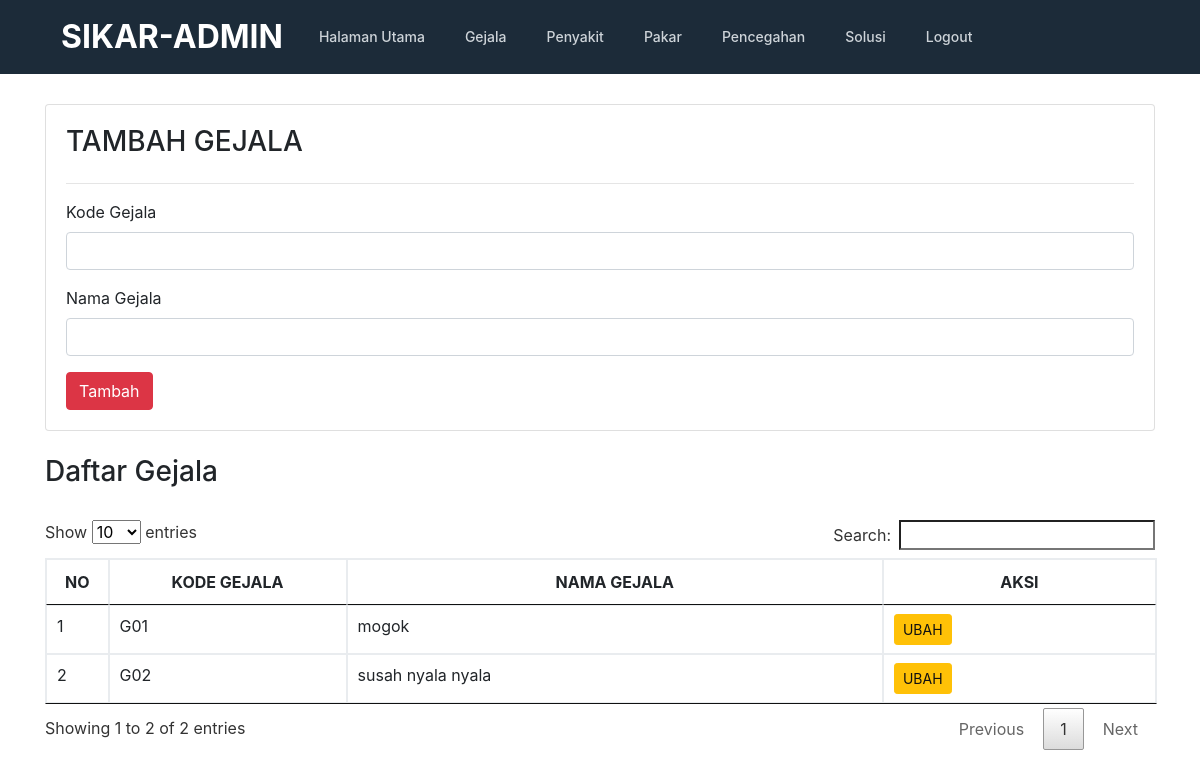
Page /admin/gejala.php on the earlier database version.
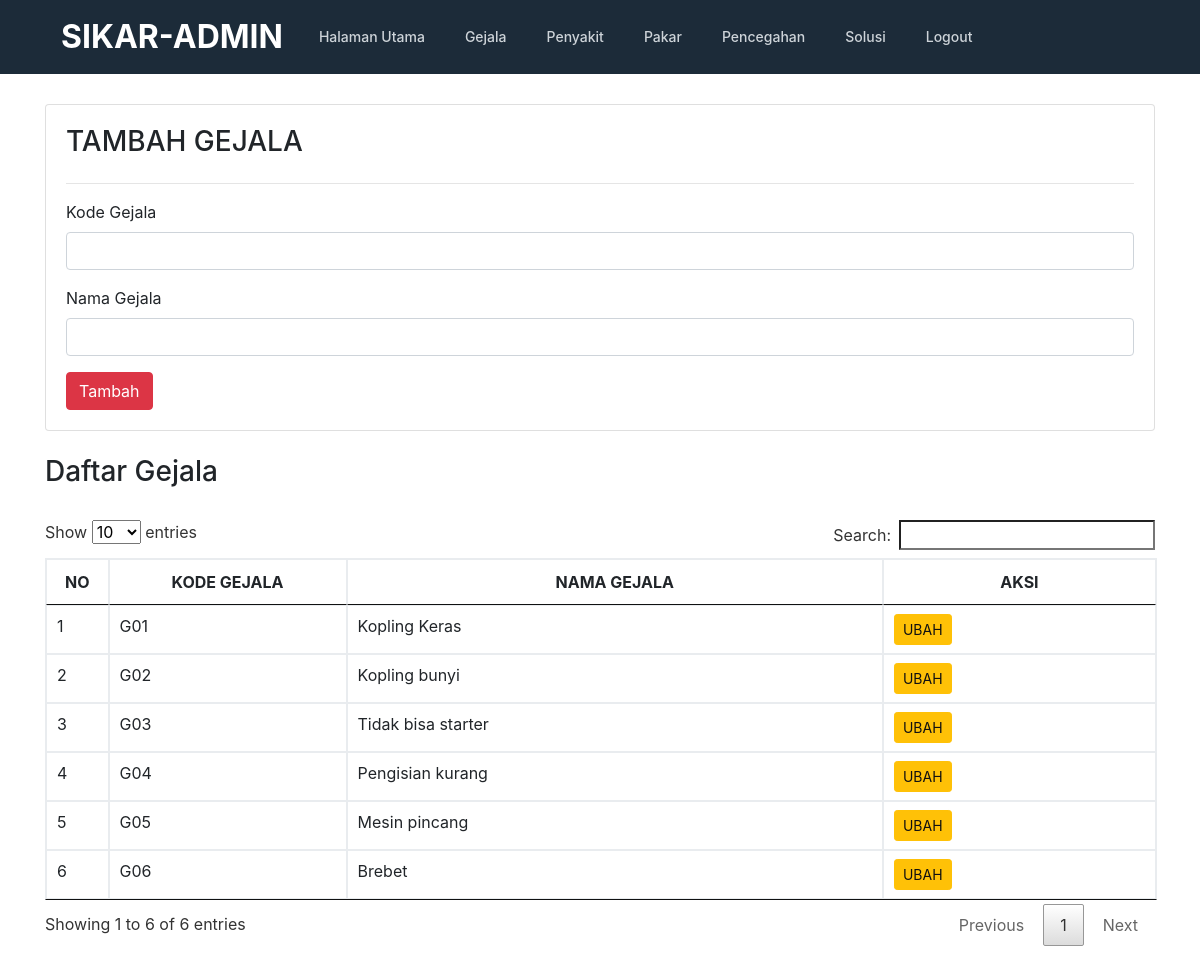
Same page on the later database version.
### tables this page shows
CREATE TABLE `gejala` (
  `kd_gejala` varchar(10) NOT NULL,
  `gejala` text NOT NULL
);

### admin/gejala.php (the view, shortened to what this page needs)
<!doctype html>
<html lang="en">
  <head>
    <link href="../css/bootstrap.min.css" rel="stylesheet">
    <link href="../css/style.css" rel="stylesheet">
    <link href="../css/jquery.dataTables.min.css" rel="stylesheet"/>
  </head>
  <body>
    <?php include "header.php"; ?>
    <section>
      <div class="container">
        <div class="card" style="padding:20px">
            <h3>TAMBAH GEJALA</h3>
            <hr/>
            <form action="prosestambahgejala.php" method="POST">
                <div class="form-group">
                    <label>Kode Gejala</label>
                    <input type="text" name="kd_gejala" class="form-control" />
                </div>
                <div class="form-group">
                    <label>Nama Gejala</label>
                    <input type="text" name="gejala" class="form-control" />
                </div>
                <button type="submit" class="btn btn-md btn-danger">Tambah</button>
            </form>
        </div>
        <br/>
        <h3>Daftar Gejala</h3>
        <br/>
        <div class="row">
            <div class="col-md-12">
                <table class="table table-bordered table-hover" id="gejala" class="display" style="width:100%">
                    <thead>
                        <tr>
                            <th width="20"><center>NO</center></th>
                            <th width="200"><center>KODE GEJALA</center></th>
                            <th><center>NAMA GEJALA</center></th>
                            <th><center>AKSI</center></th>
                        </tr>
                    </thead>
                    <tbody>
                    <?php
                        include "../conn.php";
                        $query = mysqli_query($koneksi,"SELECT * FROM gejala ORDER BY kd_gejala ASC");
                        $no=0;
                        while ($data=mysqli_fetch_array($query)) {
                            $no++;
                        ?>
                            <tr>
                                <td><?php echo $no; ?></td>
                                <td><?php echo $data['kd_gejala']; ?></td>
                                <td><?php echo $data['gejala']; ?></td>
                                <td>
                                    <a  href="editgejala.php?id=<?php echo $data['kd_gejala']; ?>" class="btn btn-sm btn-warning">UBAH</a>
                                </td>
                            </tr>
                        <?php } ?>
                        </tbody>
                </table>
            </div>
        </div>
      </div>
    </section>
  </body>
</html>

Differences in the rows shown:
changed gejala "G01": gejala "mogok" → "Kopling Keras"
changed gejala "G02": gejala "susah nyala nyala" → "Kopling bunyi"
added gejala: kd_gejala "G03", gejala "Tidak bisa starter"
added gejala: kd_gejala "G04", gejala "Pengisian kurang"
added gejala: kd_gejala "G05", gejala "Mesin pincang"
added gejala: kd_gejala "G06", gejala "Brebet"
Other differences:
text written by a page script: "Show entries Search: Showing 1 to 2 of 2 entries Previous 1 Next" → "Show entries Search: Showing 1 to 6 of 6 entries Previous 1 Next"
